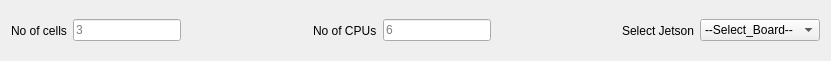
     <widget class="QWidget" name="layoutWidget">
      <property name="geometry">
       <rect>
        <x>20</x>
        <y>40</y>
        <width>831</width>
        <height>61</height>
       </rect>
      </property>
      <layout class="QHBoxLayout" name="horizontalLayout_32">
       <item>
        <layout class="QHBoxLayout" name="horizontalLayout_11">
         <item>
          <layout class="QHBoxLayout" name="horizontalLayout_15">
           <item>
            <widget class="QLabel" name="label_18">
             <property name="text">
              <string>No of cells</string>
             </property>
            </widget>
           </item>
           <item>
            <widget class="QLineEdit" name="lineEdit_NO_CELLS">
             <property name="placeholderText">
              <string>3</string>
             </property>
            </widget>
           </item>
          </layout>
         </item>
         <item>
          <spacer name="horizontalSpacer_18">
           <property name="orientation">
            <enum>Qt::Horizontal</enum>
           </property>
           <property name="sizeHint" stdset="0">
            <size>
             <width>40</width>
             <height>20</height>
            </size>
           </property>
          </spacer>
         </item>
         <item>
          <layout class="QHBoxLayout" name="horizontalLayout_16">
           <item>
            <widget class="QLabel" name="label_19">
             <property name="text">
              <string>No of CPUs</string>
             </property>
            </widget>
           </item>
           <item>
            <widget class="QLineEdit" name="lineEdit_No_Of_CPU">
             <property name="echoMode">
              <enum>QLineEdit::Normal</enum>
             </property>
             <property name="readOnly">
              <bool>true</bool>
             </property>
             <property name="placeholderText">
              <string>6</string>
             </property>
            </widget>
           </item>
          </layout>
         </item>
         <item>
          <spacer name="horizontalSpacer_24">
           <property name="orientation">
            <enum>Qt::Horizontal</enum>
           </property>
           <property name="sizeHint" stdset="0">
            <size>
             <width>40</width>
             <height>20</height>
            </size>
           </property>
          </spacer>
         </item>
        </layout>
       </item>
       <item>
        <layout class="QHBoxLayout" name="horizontalLayout_24">
         <item>
          <widget class="QLabel" name="label_select_jetson">
           <property name="text">
            <string>Select Jetson</string>
           </property>
          </widget>
         </item>
         <item>
          <widget class="QComboBox" name="comboBox_Board_list">
           <property name="mouseTracking">
            <bool>true</bool>
           </property>
           <property name="toolTip">
            <string>To select board</string>
           </property>
           <item>
            <property name="text">
             <string>--Select_Board--</string>
            </property>
           </item>
           <item>
            <property name="text">
             <string>TX1</string>
            </property>
           </item>
           <item>
            <property name="text">
             <string>TX2</string>
            </property>
           </item>
           <item>
            <property name="text">
             <string>TX3</string>
            </property>
           </item>
          </widget>
         </item>
        </layout>
       </item>
      </layout>
     </widget>
